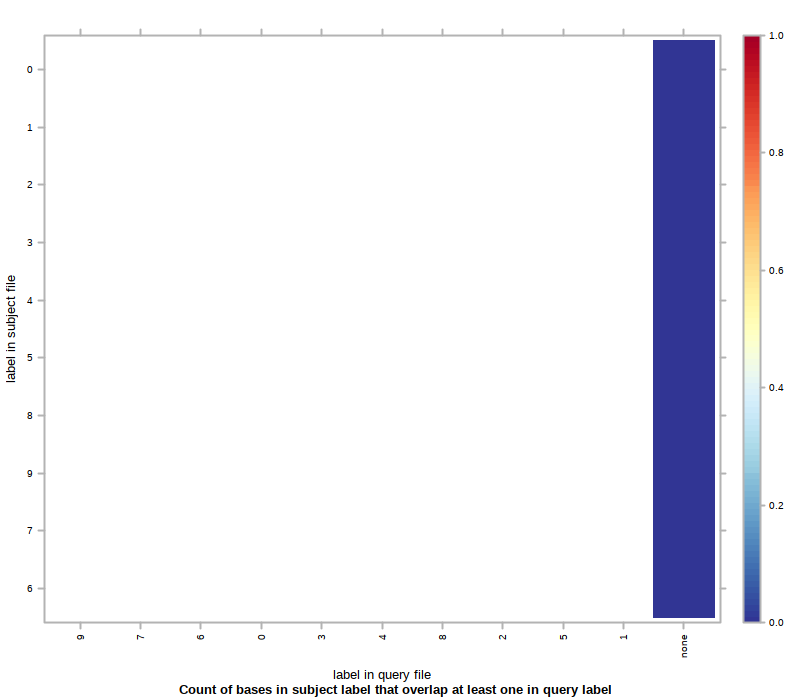

Reproduce this figure in R.
#!/usr/bin/env Rscript
## transcript produced by Segtools 1.1.14

segtools.r.dirname <-
  system2("python",
          c("-c", "'import segtools; print segtools.get_r_dirname()'"),
          stdout = TRUE)

source(file.path(segtools.r.dirname, 'common.R'))
source(file.path(segtools.r.dirname, 'overlap.R'))
save.overlap.performance('./seg34r6/overlap-ordered', 'overlap.performance', './seg34r6/overlap-ordered/overlap.tab', row.normalize = 'FALSE', mnemonic_file = './seg34r6/overlap-direct/mnemonics1_new.txt', clobber = FALSE, col_mnemonic_file = './seg34r6/overlap-direct/mnemonics2_new.txt')
save.overlap.heatmap('./seg34r6/overlap-ordered', 'overlap', './seg34r6/overlap-ordered/overlap.tab', clobber = FALSE, col_mnemonic_file = './seg34r6/overlap-direct/mnemonics2_new.txt', cluster = FALSE, max_contrast = FALSE, row.normalize = 'FALSE', mnemonic_file = './seg34r6/overlap-direct/mnemonics1_new.txt')
